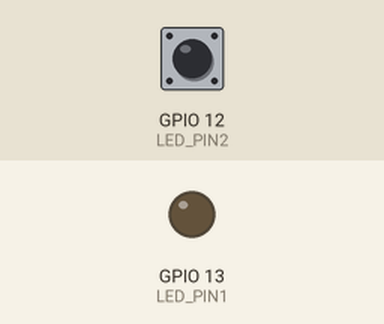
Bench run of a program on a simulated Raspberry Pi (BCM pin numbers). Shown: output pins drawn as LEDs (lit = HIGH). The inputs (shaded band) are chosen by the test bench; at power-on: GPIO 12 (LED_PIN2) LOW.

Above: at 1.2 s.
1.3 s: GPIO 12 (LED_PIN2) pulled HIGH for 1.2 s
At 2.8 s:
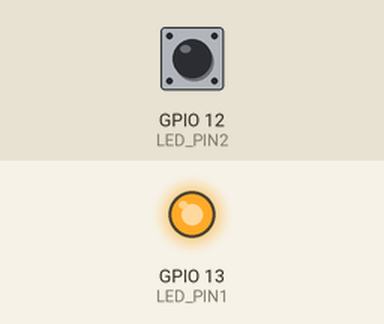
4.5 s: GPIO 12 (LED_PIN2) pulled HIGH for 3.2 s
At 9.0 s:
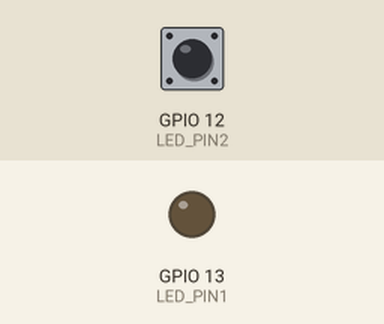
Timing chart, 0 to 10.5 s (numbered marks = the images above; inputs shaded):
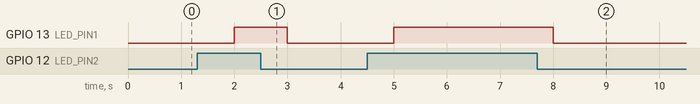

The program:

test3.py
```python
import RPi.GPIO as GPIO
import time
# if not press value = 0 | if press value = 1
GPIO.setmode(GPIO.BCM)
LED_PIN1 = 13
LED_PIN2 = 12
GPIO.setup(LED_PIN1, GPIO.OUT)
GPIO.setup(LED_PIN2, GPIO.IN, pull_up_down=GPIO.PUD_DOWN)
try:
    while True:
        button_state = GPIO.input(LED_PIN2)
        if button_state == GPIO.HIGH: #if its
            GPIO.output(LED_PIN1, GPIO.HIGH)
            time.sleep(1)
        else:
            GPIO.output(LED_PIN1, GPIO.LOW)
            time.sleep(1)
except KeyboardInterrupt:
    print("\nProgram interrupted by user.")

except Exception as e:
    print(f"An unexpected error occurred: {e}")

finally:
    GPIO.cleanup()
    print("GPIO pins have been safely cleaned up!")
```

Measured:
- after the input at 1.3 s, GPIO 13 (LED_PIN1): LOW → HIGH after 0.70 s, → LOW 1.0 s later
- after the input at 4.5 s, GPIO 13 (LED_PIN1): LOW → HIGH after 0.50 s, → LOW 3.0 s later
